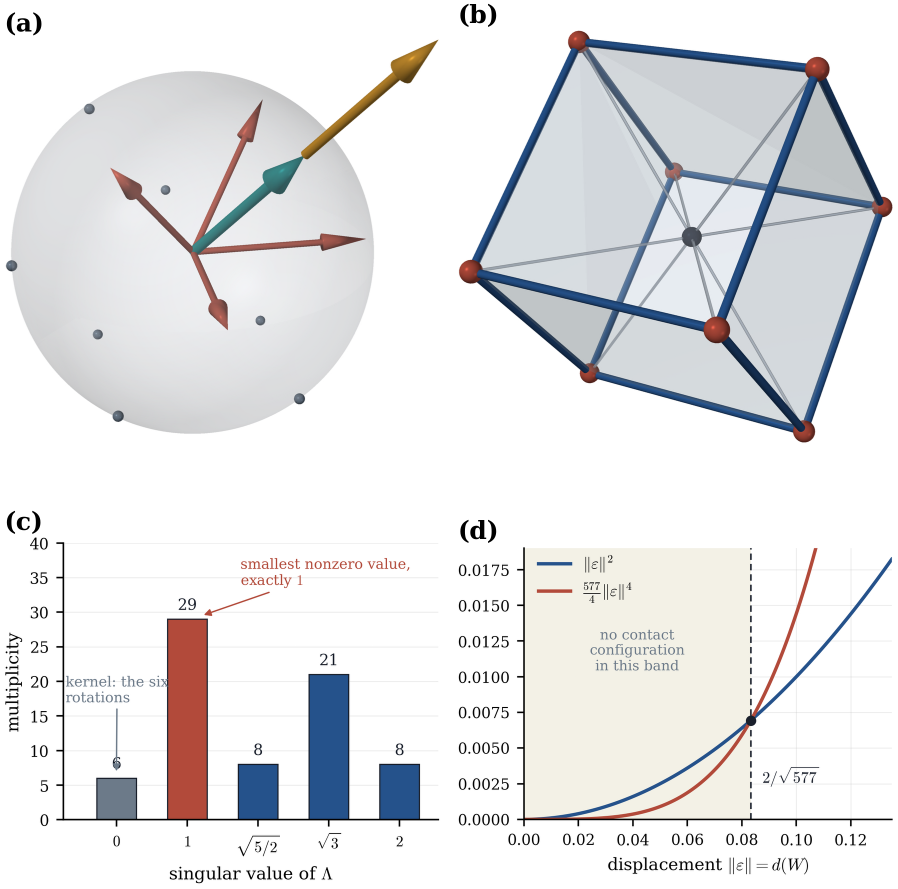
#> input picture paper/figures_new/old/fig_c_rig.png, 1795 x 1777 px (shown at 1/2 size)
$ python fig_c_rig.py
#> lines starting #> are read from the running program, lines starting #| are printed output that depends on the picture; after the words box and inside, x2 and y2 are one past the last pixel; in counts of white or black regions, pixels touching at a corner belong together
### paper/figures_new/oldpanels.py
"""
oldpanels.py -- reuse of the rendered panels of a composite figure.

Several composites of the paper combine ray-traced three-dimensional panels,
which are kept, with data panels that have been redrawn here so that no label
touches a curve, a bar or another label.  The rendered panels are cut out of
the composite along its white gutters and placed unchanged on the new grid.
"""
import numpy as np
import matplotlib.pyplot as plt


def load(path):
#> called with path = 'old/fig_c_rig.png'
    a = plt.imread(path)
#> a is the input picture: shape (1777, 1795, 3) float32; mean R, G, B 0.907, 0.906, 0.912
    if a.ndim == 3 and a.shape[2] == 4:
        al = a[..., 3:4]
        a = a[..., :3] * al + (1.0 - al)
    return a


def white_bands(mask, axis, min_len):
    """maximal runs of all-white rows (axis=0) or columns (axis=1) of at least min_len"""
    line = mask.all(axis=1 - axis)
    runs, start = [], None
    for i, w in enumerate(line):
        if w and start is None:
            start = i
        if not w and start is not None:
            if i - start >= min_len:
                runs.append((start, i))
            start = None
    if start is not None and len(line) - start >= min_len:
        runs.append((start, len(line)))
    return runs


def split_rows(img, min_gap=12):
    """the composite cut into rows along its widest interior white bands"""
#> called with min_gap = 20
    white = img.mean(axis=2) > 0.985
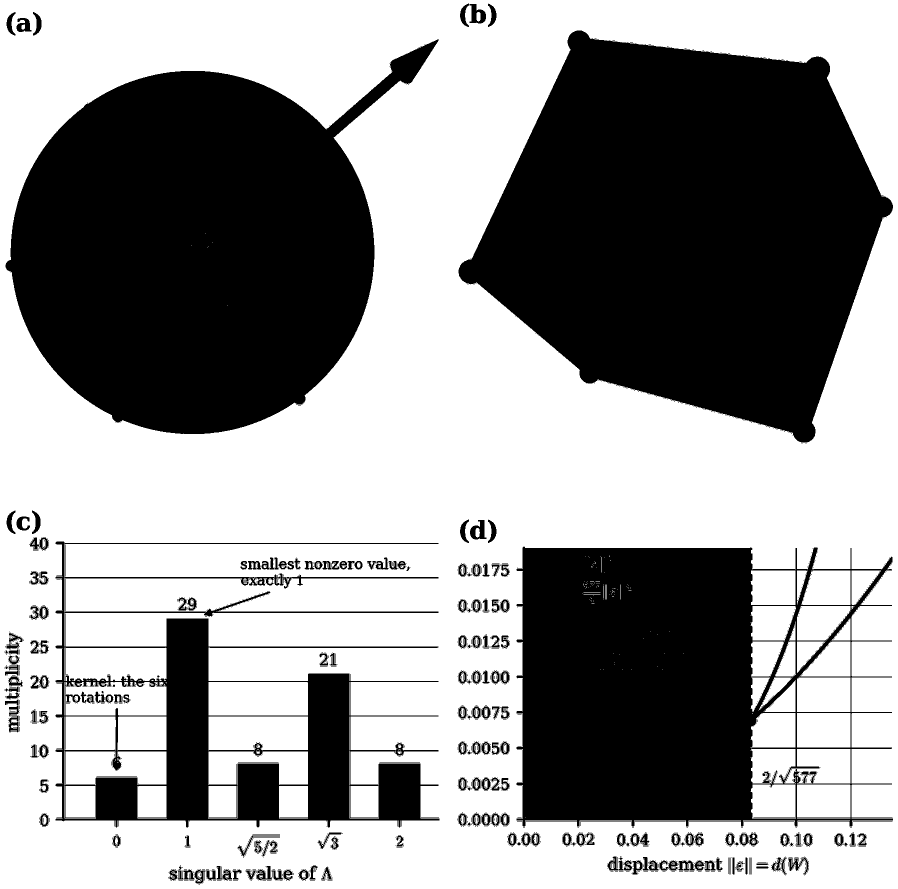
#> white: shape (1777, 1795) bool (shown at 1/2 size); 58.9% white; 1571 black regions (1356 under 20 px), largest, box (x1, y1, x2, y2) and area: (917, 60, 1786, 885) 467927, (11, 79, 878, 868) 423165, (1034, 1094, 1786, 1653) 265912
    bands = [b for b in white_bands(white, 0, min_gap) if b[0] > 0 and b[1] < img.shape[0]]
#> the loop in white_bands, `for i, w in enumerate(line):` made 1777 passes
#> w on passes 1 to 8: True, True, True, True, True, True, True, False
#> after the loop in white_bands, `for i, w in enumerate(line):`: runs = [(887, 1021)]; start = 1769
#> bands = [(887, 1021)]
    cuts = [0] + [(a + b) // 2 for a, b in bands] + [img.shape[0]]
#> cuts = [0, 954, 1777]
    return [img[cuts[i]:cuts[i + 1]] for i in range(len(cuts) - 1)]


# [5 lines left out: function split_cols, not called in this run]


def trim(img, pad=4):
    """the image with its uniform white border removed"""
#> called with pad = 4
    ink = img.mean(axis=2) < 0.985
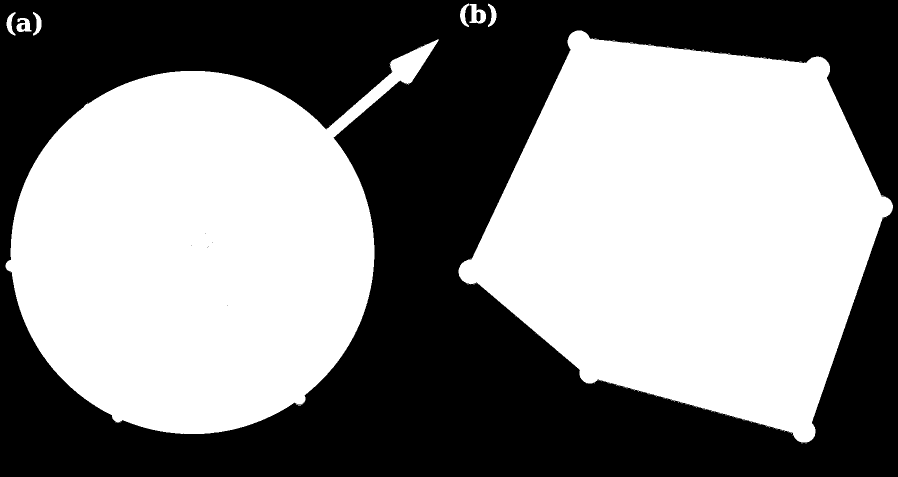
#> ink: shape (954, 1795) bool (shown at 1/2 size); 52.2% white; 8 black regions (5 under 20 px), largest, box (x1, y1, x2, y2) and area: (0, 0, 1795, 954) 818115, (953, 24, 961, 43) 136, (43, 49, 50, 59) 61
    rows, cols = np.where(ink.any(axis=1))[0], np.where(ink.any(axis=0))[0]
#> rows = 879 values from 7 to 886; cols = 1736 values from 11 to 1785
    if len(rows) == 0:
        return img
    r0, r1 = max(rows[0] - pad, 0), min(rows[-1] + pad + 1, img.shape[0])
#> r0 = 3; r1 = 891
    c0, c1 = max(cols[0] - pad, 0), min(cols[-1] + pad + 1, img.shape[1])
#> c0 = 7; c1 = 1790
    return img[r0:r1, c0:c1]
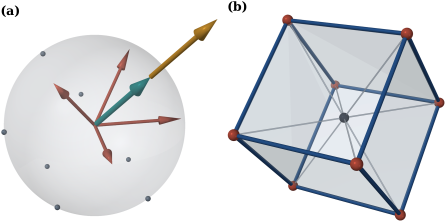
#> returned value: shape (888, 1783, 3) float32 (shown at 1/4 size); mean of channels 0, 1, 2 0.868, 0.878, 0.888; drawn as R, G, B


def show(ax, img):
    ax.imshow(img, interpolation="lanczos")
    ax.set_axis_off()

### paper/figures_new/figstyle.py
"""
figstyle.py -- drawing conventions shared by every figure script of the paper,
and a label collision test that each figure has to pass before it is written
to disk.

Palette: a small fixed categorical set (validated for colour-vision deficiency
on a white surface), assigned in a fixed order and never cycled; one sequential
hue for magnitudes; neutral inks for text and axes.  Labels are placed by hand.
"""
import logging
import numpy as np
import matplotlib
matplotlib.use("Agg")

# Embedding a font in the vector output makes fontTools read the header of the
# system font file and report on the date stamp it finds there.  That has no
# bearing on the figure, so the message is kept out of the console.
logging.getLogger("fontTools").setLevel(logging.ERROR)
import matplotlib.pyplot as plt
from matplotlib import rcParams
from matplotlib.colors import LightSource, to_rgb
from mpl_toolkits.mplot3d.art3d import Poly3DCollection, Line3DCollection

# categorical slots, fixed order
BLUE = "#2a78d6"
ORANGE = "#eb6834"
AQUA = "#1baf7a"
YELLOW = "#eda100"
MAGENTA = "#e87ba4"
VIOLET = "#4a3aa7"
SERIES = [BLUE, ORANGE, AQUA, YELLOW, MAGENTA, VIOLET]

INK = "#0b0b0b"
INK2 = "#52514e"
INK3 = "#8b8a85"
GRID = "#d8d7d2"
SURFACE = "#ffffff"
PANEL = "#f4f3ef"

DPI = 400

rcParams.update({
    "figure.facecolor": SURFACE,
    "savefig.facecolor": SURFACE,
    "font.family": "serif",
    "font.serif": ["DejaVu Serif"],
    "mathtext.fontset": "dejavuserif",
    "font.size": 8.5,
    "axes.edgecolor": INK2,
    "axes.labelcolor": INK,
    "axes.linewidth": 0.7,
    "axes.titlesize": 9,
    "xtick.color": INK2,
    "ytick.color": INK2,
    "xtick.direction": "out",
    "ytick.direction": "out",
    "xtick.major.width": 0.6,
    "ytick.major.width": 0.6,
    "text.color": INK,
    "grid.color": GRID,
    "grid.linewidth": 0.5,
    "legend.frameon": False,
    "legend.fontsize": 7.5,
    "lines.linewidth": 1.4,
    "lines.solid_capstyle": "round",
    "pdf.fonttype": 42,
})


def panel_label(ax, s, x=-0.02, y=1.03):
    ax.text(x, y, s, transform=ax.transAxes, fontsize=10, fontweight="bold", ha="right", va="bottom", color=INK)


def clean_axes(ax):
    for side in ("top", "right"):
        ax.spines[side].set_visible(False)
    ax.grid(True, axis="y", zorder=0)
    ax.set_axisbelow(True)


# [77 lines left out: functions blank_3d, shade, surface_faces, add_surface, tube, not called in this run]


# ----------------------------------------------------------------------------
# collision test
# ----------------------------------------------------------------------------
INSET = 1.5
EDGE_FRACTION = 0.05
EDGE_LEVEL = 20
# a label may also sit on a flat tint, which carries no edges at all in its
# interior; COVER_FRACTION is the share of the label box that may be covered by
# such a tint before the label counts as placed on drawing.  COVER_LEVEL is how
# far below the page colour a tint has to sit before it competes with the text:
# a wash within about a tenth of the page colour does not, a solid one does.
COVER_FRACTION = 0.12
COVER_LEVEL = 25
TEST_DPI = 300


def _texts(fig):
    r = fig.canvas.get_renderer()
    out = list(fig.texts)
    for ax in fig.get_axes():
        out.extend(ax.texts)
        if getattr(ax, "axison", True) and not hasattr(ax, "get_zlim"):
            out += [ax.title, ax.xaxis.label, ax.yaxis.label]
            try:
                bb = ax.get_window_extent(renderer=r)
            except Exception:
                bb = None
            for t in list(ax.get_xticklabels()) + list(ax.get_yticklabels()):
                try:
                    tb = t.get_window_extent(renderer=r)
                except Exception:
                    continue
                if bb is None or (tb.x1 >= bb.x0 - 50 and tb.x0 <= bb.x1 + 50 and tb.y1 >= bb.y0 - 50 and tb.y0 <= bb.y1 + 50):
                    out.append(t)
        leg = ax.get_legend()
        if leg is not None:
            out.extend(leg.get_texts())
    keep = []
    for t in out:
        try:
            if t.get_visible() and isinstance(t.get_text(), str) and t.get_text().strip():
                keep.append(t)
        except Exception:
            pass
    return keep


def _boxes(fig, texts):
    r = fig.canvas.get_renderer()
    out = []
    for t in texts:
        try:
            bb = t.get_window_extent(renderer=r)
        except Exception:
            continue
        if bb.width <= 0 or bb.height <= 0:
            continue
        out.append((t, bb.x0 + INSET, bb.y0 + INSET, bb.x1 - INSET, bb.y1 - INSET))
    return out


def check_overlap(fig, name):
    """returns the number of collisions found; prints each one.

    The raster tests below read the figure at TEST_DPI rather than at the
    working resolution, so that a small label box holds enough pixels for the
    measured fractions to mean what they say."""
    dpi0 = fig.dpi
    fig.set_dpi(max(dpi0, TEST_DPI))
    fig.canvas.draw()
    texts = _texts(fig)
    boxes = _boxes(fig, texts)
    hits = 0
    for i in range(len(boxes)):
        for j in range(i + 1, len(boxes)):
            a = boxes[i]; b = boxes[j]
            if a[1] < b[3] and b[1] < a[3] and a[2] < b[4] and b[2] < a[4]:
                hits += 1
                print(f"  [{name}] text/text: '{a[0].get_text()[:30]}' vs '{b[0].get_text()[:30]}'")
    # a legend is opaque and is drawn last, so anything of ours that reaches
    # under it is hidden however clean the text-against-text test comes out
    r = fig.canvas.get_renderer()
    for ax in fig.get_axes():
        leg = ax.get_legend()
        if leg is None:
            continue
        own = set(id(t) for t in leg.get_texts())
        try:
            lb = leg.get_window_extent(renderer=r)
        except Exception:
            continue
        for (t, x0, y0, x1, y1) in boxes:
            if id(t) in own:
                continue
            if x0 < lb.x1 and lb.x0 < x1 and y0 < lb.y1 and lb.y0 < y1:
                hits += 1
                print(f"  [{name}] text/legend: '{t.get_text()[:40]}' under the legend box")

    # text against ink
    full = np.asarray(fig.canvas.buffer_rgba())[:, :, :3].astype(float).mean(axis=2)
    vis = [(t, t.get_visible()) for t in texts]
    for t, _ in vis:
        t.set_visible(False)
    fig.canvas.draw()
    bare = np.asarray(fig.canvas.buffer_rgba())[:, :, :3].astype(float).mean(axis=2)
    for t, v in vis:
        t.set_visible(v)
    fig.canvas.draw()
    H = bare.shape[0]
    for (t, x0, y0, x1, y1) in boxes:
        if t.get_bbox_patch() is not None and t.get_bbox_patch().get_alpha() not in (0, 0.0) and t.get_bbox_patch().get_facecolor()[3] > 0.5:
            continue
        r0, r1 = int(H - y1), int(H - y0)
        c0, c1 = int(x0), int(x1)
        if r1 - r0 < 3 or c1 - c0 < 3:
            continue
        patch = bare[max(r0, 0):r1, max(c0, 0):c1]
        if patch.size == 0:
            continue
        gx = np.abs(np.diff(patch, axis=1)); gy = np.abs(np.diff(patch, axis=0))
        edges = (gx > EDGE_LEVEL).mean() + (gy > EDGE_LEVEL).mean()
        cover = (np.abs(patch - patch.max()) > COVER_LEVEL).mean()
        if edges > EDGE_FRACTION:
            hits += 1
            print(f"  [{name}] text/ink: '{t.get_text()[:40]}' edge density {edges:.3f}")
        elif cover > COVER_FRACTION:
            hits += 1
            print(f"  [{name}] text/tint: '{t.get_text()[:40]}' covered fraction {cover:.3f}")
    fig.set_dpi(dpi0)
    fig.canvas.draw()
    return hits


# [12 lines left out: function default_outdir, not called in this run]


def save(fig, name, outdir=None, vector=False, dpi=DPI):
    import os
    hits = check_overlap(fig, name)
    outdir = default_outdir() if outdir is None else outdir
    os.makedirs(outdir, exist_ok=True)
    if vector:
        fig.savefig(os.path.join(outdir, name + ".pdf"), bbox_inches="tight", pad_inches=0.02)
    fig.savefig(os.path.join(outdir, name + ".png"), dpi=dpi, bbox_inches="tight", pad_inches=0.02)
    print(f"{name}: {hits} collisions")
    plt.close(fig)
    return hits


# [9 lines left out: function front_mask, not called in this run]

### paper/figures_new/fig_c_rig.py
"""
fig_c_rig.py -- the rigidity of the root configuration.

Panels (a) and (b) are the rendered pictures of the neighbour sum in three
and in four dimensions, kept from the earlier composite.  Panels (c) and (d)
are drawn here from the statements they illustrate.

(c) The singular values of the rigidity operator Lambda on the 72-dimensional
    tangent space of (S^3)^24 at the root configuration, with multiplicities
    (the lemma on the rigidity spectrum): 0 with multiplicity 6, the
    infinitesimal rotations; 1 with multiplicity 29; sqrt(5/2) with 8;
    sqrt 3 with 21; 2 with 8.  The multiplicities add to 72.
(d) The inequality |e|^2 <= (397/4)|e|^4 that feasibility forces on the
    displacement e from the orbit of the root system: its two sides cross at
    |e| = 2/sqrt(397), and below that no contact configuration of 24
    directions exists.
"""
import numpy as np
import matplotlib.pyplot as plt
from figstyle import *
from oldpanels import load, split_rows, trim, show

old = load("old/fig_c_rig.png")
top = trim(split_rows(old, 20)[0])
W_IN = 4.55
top_h = W_IN * top.shape[0] / top.shape[1]

fig = plt.figure(figsize=(W_IN, top_h + 2.35))
gs = fig.add_gridspec(2, 2, height_ratios=[top_h, 2.0], hspace=0.28, wspace=0.55,
                      left=0.12, right=0.98, top=0.99, bottom=0.10)
axt = fig.add_subplot(gs[0, :])
show(axt, top)

# (c) the spectrum
ax = fig.add_subplot(gs[1, 0]); clean_axes(ax)
sv = [0.0, 1.0, np.sqrt(2.5), np.sqrt(3.0), 2.0]
mult = [6, 29, 8, 21, 8]
assert sum(mult) == 72
cols = [INK3, ORANGE, BLUE, BLUE, BLUE]
ax.bar(range(5), mult, color=cols, width=0.6, zorder=3)
for i, m in enumerate(mult):
    ax.text(i, m + 1.2, str(m), ha="center", va="bottom", fontsize=7, color=INK2,
            bbox=dict(facecolor=SURFACE, edgecolor="none", pad=0.3))
ax.set_xticks(range(5))
ax.set_xticklabels([r"$0$", r"$1$", r"$\sqrt{5/2}$", r"$\sqrt{3}$", r"$2$"], fontsize=7)
ax.set_ylim(0, 44)
ax.set_yticks([0, 10, 20, 30, 40])
ax.set_xlabel(r"singular value of $\Lambda$", fontsize=7.5)
ax.set_ylabel("multiplicity", fontsize=7.5)
ax.tick_params(labelsize=6.5)
ax.text(1.55, 43, "grey: the kernel,\nthe six rotations;\norange: the least\nnonzero value, exactly 1",
        ha="left", va="top", fontsize=5.8, color=INK2, linespacing=1.25,
        bbox=dict(facecolor=SURFACE, edgecolor="none", pad=0.4))
panel_label(ax, "(c)", x=-0.3, y=1.0)

# (d) the two sides of the inequality
ax2 = fig.add_subplot(gs[1, 1]); clean_axes(ax2)
e = np.linspace(0, 0.16, 400)
e0 = 2 / np.sqrt(397)
ax2.fill_between([0, e0], 0, 0.03, color=PANEL, zorder=0)
ax2.plot(e, e**2, color=BLUE, lw=1.3, label=r"$\|\varepsilon\|^2$")
ax2.plot(e, 397 / 4 * e**4, color=ORANGE, lw=1.3, label=r"$\frac{397}{4}\|\varepsilon\|^4$")
ax2.axvline(e0, color=INK2, lw=0.7, ls=(0, (3, 2)))
ax2.scatter([e0], [e0**2], s=16, color=INK, zorder=5)
ax2.set_xlim(0, 0.16); ax2.set_ylim(0, 0.029)
ax2.set_xticks([0, 0.05, 0.10, 0.15])
ax2.set_yticks([0, 0.01, 0.02])
ax2.tick_params(labelsize=6.5)
ax2.set_xlabel(r"displacement $\|\varepsilon\|=d(W)$", fontsize=7.5)
ax2.set_ylabel("the two sides", fontsize=7.5)
ax2.text(0.050, 0.0205, "no contact\nconfiguration\nin this band", ha="center", va="center", fontsize=6, color=INK2)
ax2.text(e0 - 0.004, 0.0272, r"$2/\sqrt{397}$", ha="right", va="center", fontsize=6.5, color=INK2)
ax2.legend(loc="lower right", fontsize=6.5, frameon=True, framealpha=1, edgecolor="none", handlelength=1.6, borderpad=0.3)
panel_label(ax2, "(d)", x=-0.34, y=1.0)
save(fig, "fig_c_rig", outdir="../figures")
#> in save, `fig.savefig(os.path.join(outdir, name + ".png"), dpi=dpi, bbox_inches=..`:
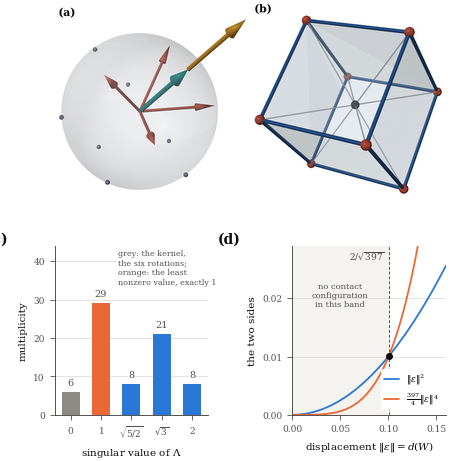
#> figure drawn by matplotlib, 3 panels; panel 2: tallest bar 29 high, from x = 0.7 to 1.3; panel 3: curve peaks at x = 0.16, y = 0.0256; panel 3: curve peaks at x = 0.16, y = 0.065

$ run again, with paper/figures_new/old/fig_c_boundary.png copied over paper/figures_new/old/fig_c_rig.png
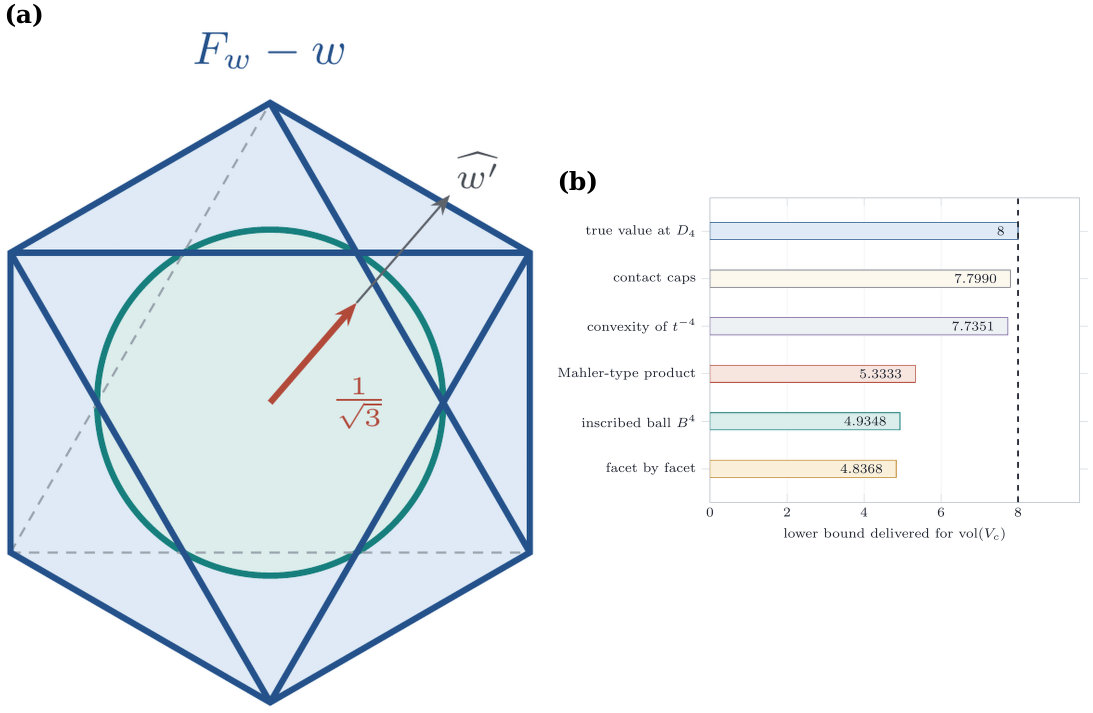
#> input picture paper/figures_new/old/fig_c_boundary.png, 2185 x 1426 px (shown at 1/2 size)
#> in load, a is the input picture: shape (1426, 2185, 3) float32; mean R, G, B 0.916, 0.943, 0.957
#> in split_rows, `white = img.mean(axis=2) > 0.985`:
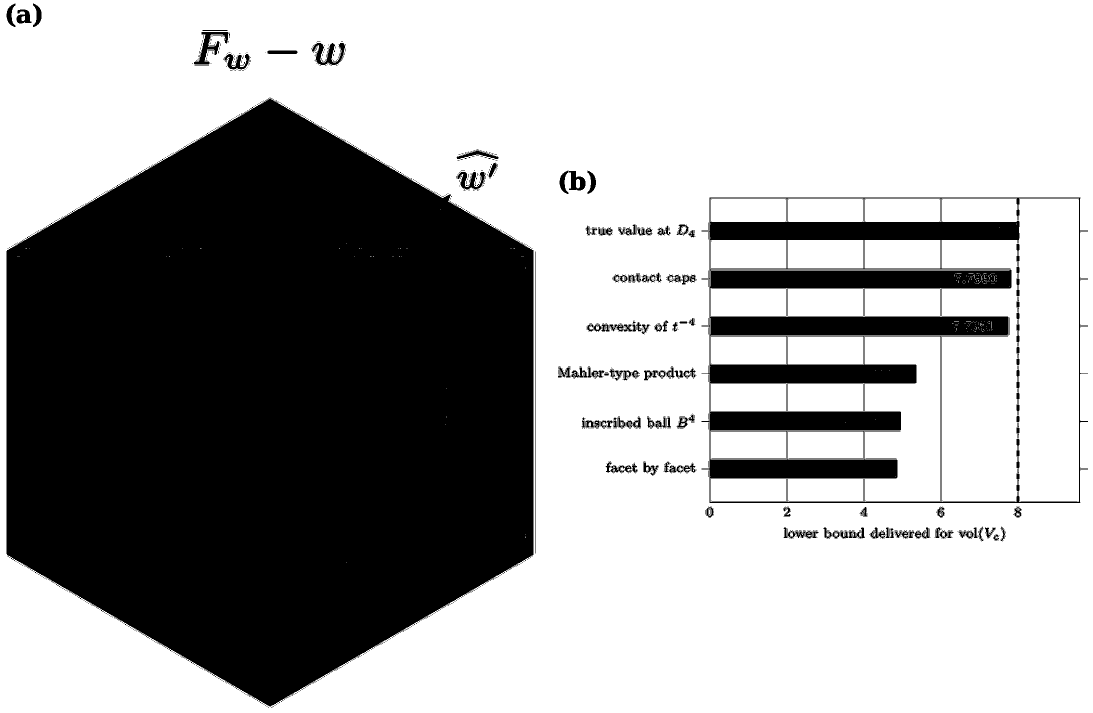
#> white: shape (1426, 2185) bool (shown at 1/2 size); 64.3% white; 1353 black regions (1203 under 20 px), largest, box (x1, y1, x2, y2) and area: (13, 196, 1067, 1413) 962129, (1403, 395, 2176, 1006) 119895, (388, 64, 457, 129) 1411
#> the loop in white_bands, `for i, w in enumerate(line):` made 1426 passes
#> w on passes 1 to 8: True, True, True, True, True, True, True, False
#> after the loop in white_bands, `for i, w in enumerate(line):`: runs = [(141, 194)]; start = 1415
#> bands = [(141, 194)]
#> cuts = [0, 167, 1426]
#> ink: shape (167, 2185) bool; 1.6% white; 120 white regions (111 under 20 px), largest, box (x1, y1, x2, y2) and area: (388, 64, 457, 129) 1411, (624, 86, 690, 130) 1254, (448, 107, 499, 139) 760
#> rows = 125 values from 7 to 140; cols = 310 values from 13 to 691
#> r0 = 3; r1 = 145
#> c0 = 9; c1 = 696
#> in save, `fig.savefig(os.path.join(outdir, name + ".png"), dpi=dpi, bbox_inches=..`:
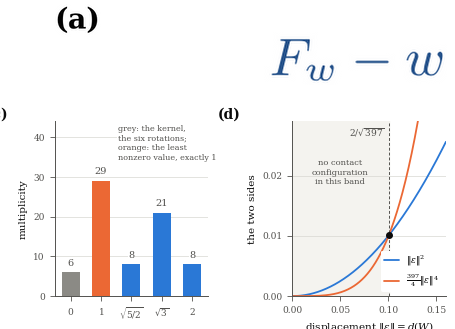
#> figure drawn by matplotlib, 3 panels; panel 2: tallest bar 29 high, from x = 0.7 to 1.3; panel 3: curve peaks at x = 0.16, y = 0.0256; panel 3: curve peaks at x = 0.16, y = 0.065
